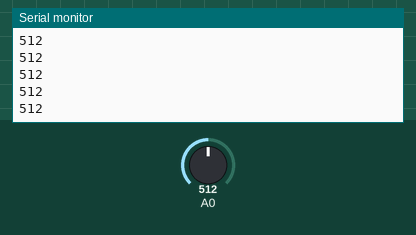
The sketch below on a simulated Arduino Uno, built with avr-gcc and run on an emulated ATmega328P. Parts: the last lines printed to the serial monitor. The inputs (shaded band) are chosen by the test bench; at power-on: A0 = 512.

Above: at 1.2 s.
1.3 s: A0 set to 716
At 1.8 s:
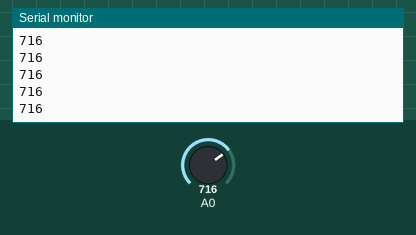
2.8 s: A0 set to 900
At 3.5 s:
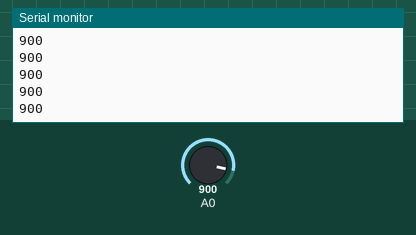
Timing chart, 0 to 5.8 s (numbered marks = the images above; inputs shaded):
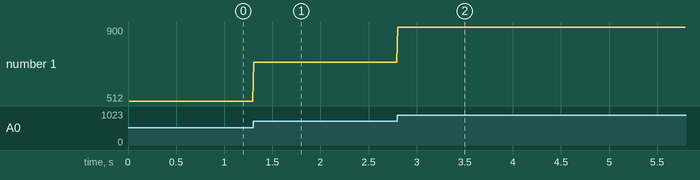

The sketch:

time_test.ino
```cpp
unsigned long prev = 0;
unsigned long current = 0;
const long interval = 10;

void setup() {
  // put your setup code here, to run once:
Serial.begin(9600);
}

void loop() {
  current = millis();
  if (current - prev >= interval)
  {
    prev = current;
    Serial.println(analogRead(A0));

    }
}
```

Measured:
- after the input at 1.3 s, the serial monitor: prints a new line at once (image 1)
- after the input at 2.8 s, the serial monitor: prints a new line at once (image 2)
- plotted number 1: 512 → 716 after the input at 1.3 s, 716 → 900 after the input at 2.8 s
